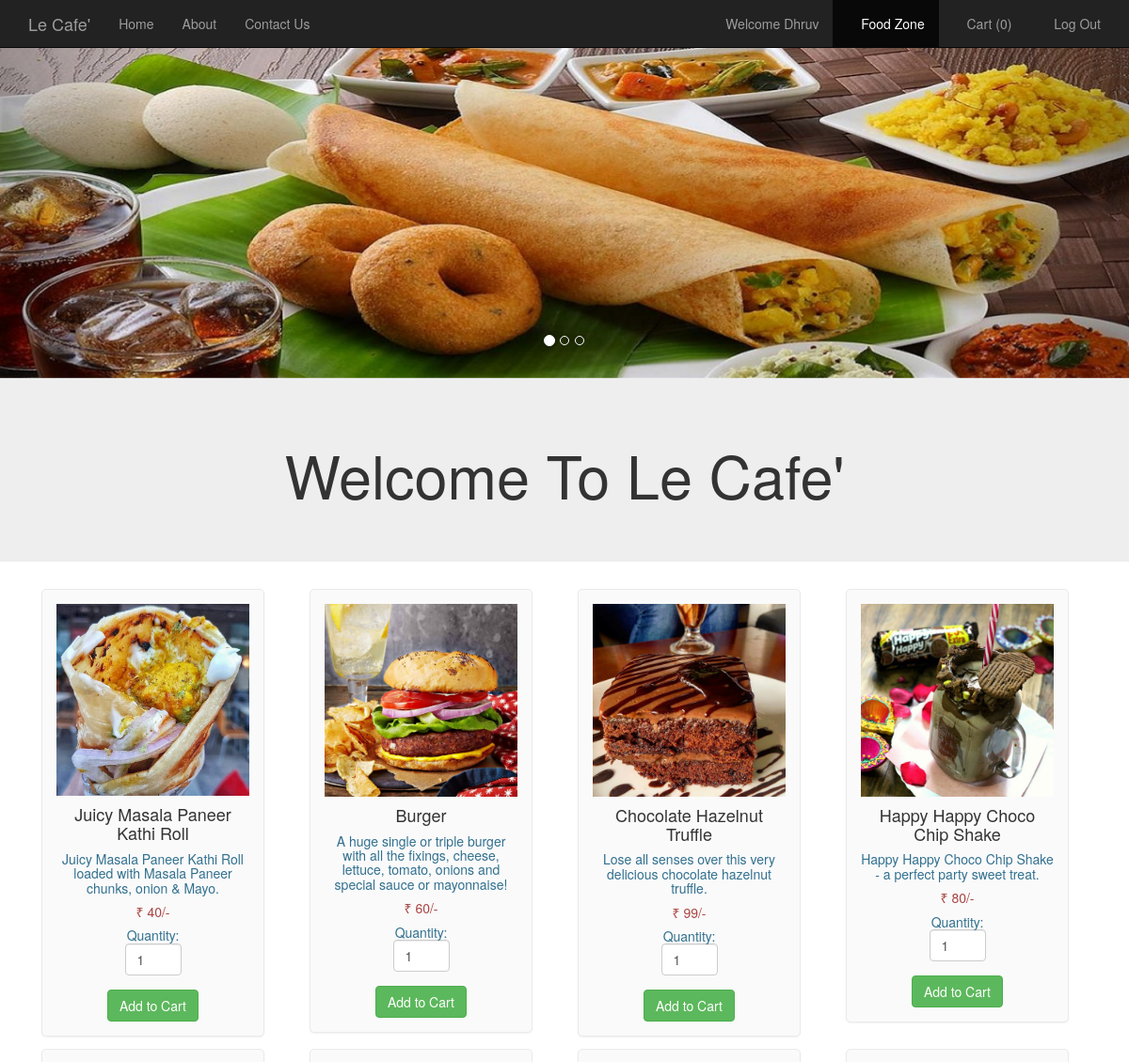
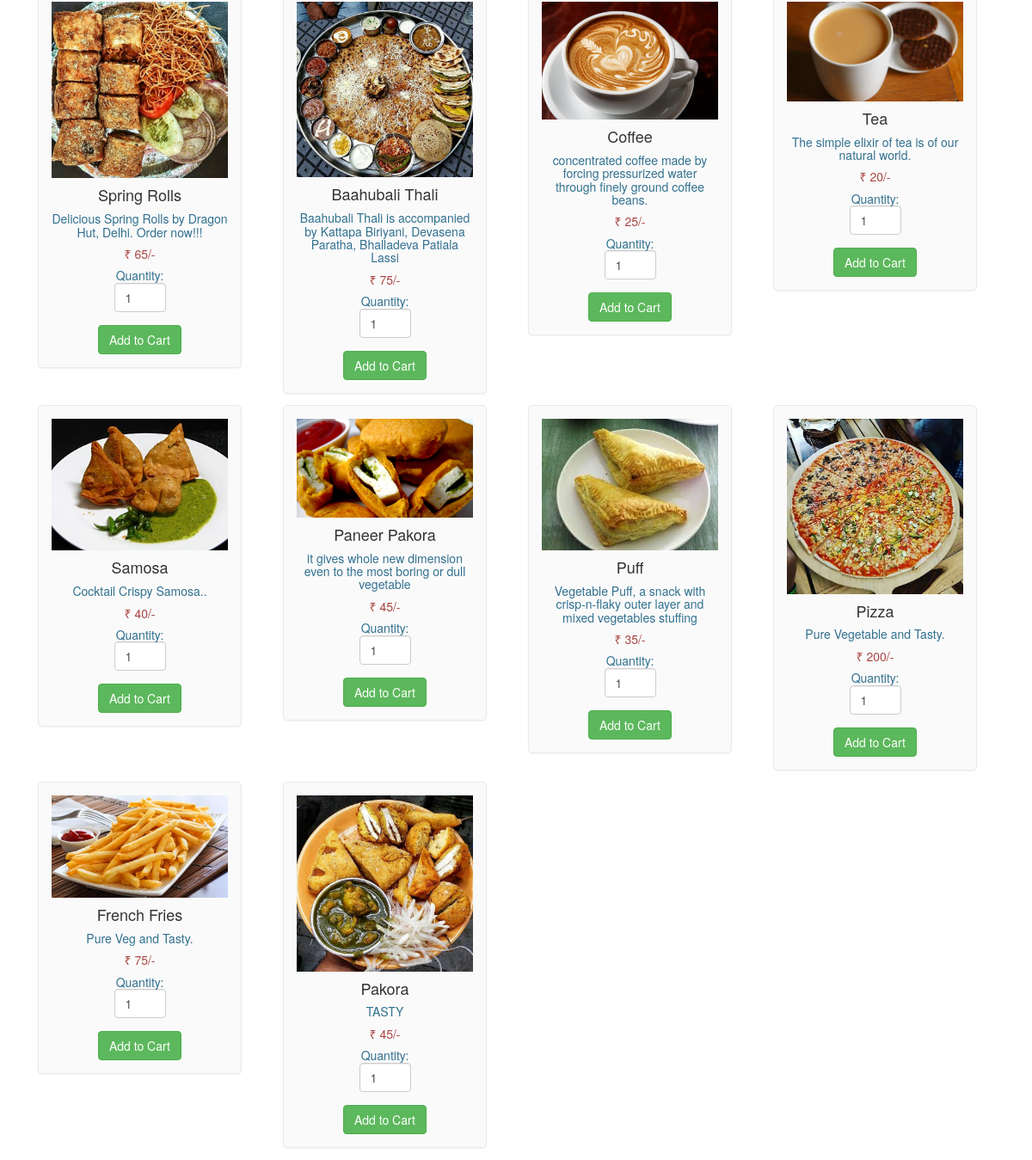
Screenshot of /foodlist.php (signed in) with the database file from the repository (2 pictures, top to bottom).
### tables this page shows
CREATE TABLE `food` (
  `F_ID` int(30) NOT NULL,
  `name` varchar(30) NOT NULL,
  `price` int(30) NOT NULL,
  `description` varchar(200) NOT NULL,
  `R_ID` int(30) NOT NULL,
  `images_path` varchar(200) NOT NULL,
  `options` varchar(10) NOT NULL DEFAULT 'ENABLE'
);

### foodlist.php (the view, shortened to what this page needs)
<html>
  <head>
  </head>
  <link rel="stylesheet" type = "text/css" href ="css/foodlist.css">
  <link rel="stylesheet" type = "text/css" href ="css/bootstrap.min.css">
  <body>
    <nav class="navbar navbar-inverse navbar-fixed-top navigation-clean-search" role="navigation">
      <div class="container">
        <div class="navbar-header">
          <a class="navbar-brand" href="index.php">Le Cafe'</a>
        </div>
        <div class="collapse navbar-collapse " id="myNavbar">
          <ul class="nav navbar-nav">
            <li><a href="index.php">Home</a></li>
            <li><a href="aboutus.php">About</a></li>
            <li><a href="contactus.php">Contact Us</a></li>
          </ul>
<?php
if(isset($_SESSION['login_user1'])){
?>
          <ul class="nav navbar-nav navbar-right">
            <li><a href="#"><span class="glyphicon glyphicon-user"></span> Welcome <?php echo $_SESSION['login_user1']; ?> </a></li>
            <li><a href="myrestaurant.php">MANAGER CONTROL PANEL</a></li>
            <li><a href="logout_m.php"><span class="glyphicon glyphicon-log-out"></span> Log Out </a></li>
          </ul>
<?php
}
else if (isset($_SESSION['login_user2'])) {
  ?>
           <ul class="nav navbar-nav navbar-right">
            <li><a href="#"><span class="glyphicon glyphicon-user"></span> Welcome <?php echo $_SESSION['login_user2']; ?> </a></li>
            <li class="active" ><a href="foodlist.php"><span class="glyphicon glyphicon-cutlery"></span> Food Zone </a></li>
            <li><a href="cart.php"><span class="glyphicon glyphicon-shopping-cart"></span> Cart  (<?php
              if(isset($_SESSION["cart"])){
              $count = count($_SESSION["cart"]);
              echo "$count";
            }
              else
                echo "0";
              ?>) </a></li>
            <li><a href="logout_u.php"><span class="glyphicon glyphicon-log-out"></span> Log Out </a></li>
          </ul>
<?php
}
?>
        </div>
      </div>
    </nav>
    <div id="myCarousel" class="carousel slide" data-ride="carousel">
    <ol class="carousel-indicators">
      <li data-target="#myCarousel" data-slide-to="0" class="active"></li>
      <li data-target="#myCarousel" data-slide-to="1"></li>
      <li data-target="#myCarousel" data-slide-to="2"></li>
    </ol>
    <div class="carousel-inner">
      <div class="item active">
      <img src="images/slide004.jpg" style="width:100%;">
      <div class="carousel-caption">
      </div>
      </div>
    </div>
   <a class="left carousel-control" href="#myCarousel" data-slide="prev">
      <span class="glyphicon glyphicon-chevron-left"></span>
    </a>
    <a class="right carousel-control" href="#myCarousel" data-slide="next">
      <span class="glyphicon glyphicon-chevron-right"></span>
    </a>
    </div>
<div class="jumbotron">
  <div class="container text-center">
    <h1>Welcome To Le Cafe'</h1>
  </div>
</div>
<div class="container" style="width:95%;">
<?php
$conn = Connect();
$sql = "SELECT * FROM FOOD WHERE options = 'ENABLE' ORDER BY F_ID";
$result = mysqli_query($conn, $sql);
if (mysqli_num_rows($result) > 0)
{
  $count=0;
  while($row = mysqli_fetch_assoc($result)){
    if ($count == 0)
      echo "<div class='row'>";
?>
<div class="col-md-3">
<form method="post" action="cart.php?action=add&id=<?php echo $row["F_ID"]; ?>">
<div class="mypanel" align="center";>
<img src="<?php echo $row["images_path"]; ?>" class="img-responsive">
<h4 class="text-dark"><?php echo $row["name"]; ?></h4>
<h5 class="text-info"><?php echo $row["description"]; ?></h5>
<h5 class="text-danger">&#8377; <?php echo $row["price"]; ?>/-</h5>
<h5 class="text-info">Quantity: <input type="number" min="1" max="25" name="quantity" class="form-control" value="1" style="width: 60px;"> </h5>
<input type="submit" name="add" style="margin-top:5px;" class="btn btn-success" value="Add to Cart">
</div>
</form>
</div>
<?php
$count++;
if($count==4)
{
  echo "</div>";
  $count=0;
}
}
?>
</div>
</div>
  <?php
}
?>
</body>
</html>

### css/foodlist.css (style rules this page uses)
body,html { height: 100%; }
body { padding-top: 50px; background-image: url('bgimg1.jpg'); background-repeat: repeat; background-size: cover; background-position: center; }
.mypanel { border: 1px solid #eaeaec; margin: -1px 19px 3px -1px; box-shadow: 0 1px 2px rgba(0,0,0,0.05); background-color: #FAFAFA; padding:15px; border-radius: 5px; }
input { border: 5px solid white; }

### rows the page displays
food: images_path (picture), name "Juicy Masala Paneer Kathi Roll", description "Juicy Masala Paneer Kathi Roll loaded with Masala Paneer chunks, onion & Mayo.", price "40"
food: images_path (picture), name "Burger", description "A huge single or triple burger with all the fixings, cheese, lettuce, tomato, onions and special sauce or mayonnaise!", price "60"
food: images_path (picture), name "Chocolate Hazelnut Truffle", description "Lose all senses over this very delicious chocolate hazelnut truffle.", price "99"
food: images_path (picture), name "Happy Happy Choco Chip Shake", description "Happy Happy Choco Chip Shake - a perfect party sweet treat.", price "80"
food: images_path (picture), name "Spring Rolls", description "Delicious Spring Rolls by Dragon Hut, Delhi. Order now!!!", price "65"
food: images_path (picture), name "Baahubali Thali", description "Baahubali Thali is accompanied by Kattapa Biriyani, Devasena Paratha, Bhalladeva Patiala Lassi", price "75"
food: images_path (picture), name "Coffee", description "concentrated coffee made by forcing pressurized water through finely ground coffee beans.", price "25"
food: images_path (picture), name "Tea", description "The simple elixir of tea is of our natural world.", price "20"
food: images_path (picture), name "Samosa", description "Cocktail Crispy Samosa..", price "40"
food: images_path (picture), name "Paneer Pakora", description "it gives whole new dimension even to the most boring or dull vegetable", price "45"
food: images_path (picture), name "Puff", description "Vegetable Puff, a snack with crisp-n-flaky outer layer and mixed vegetables stuffing", price "35"
food: images_path (picture), name "Pizza", description "Pure Vegetable and Tasty.", price "200"
food: images_path (picture), name "French Fries", description "Pure Veg and Tasty.", price "75"
food: images_path (picture), name "Pakora", description "TASTY", price "45"

### other values shown
$_SESSION['login_user2'] "Dhruv"
